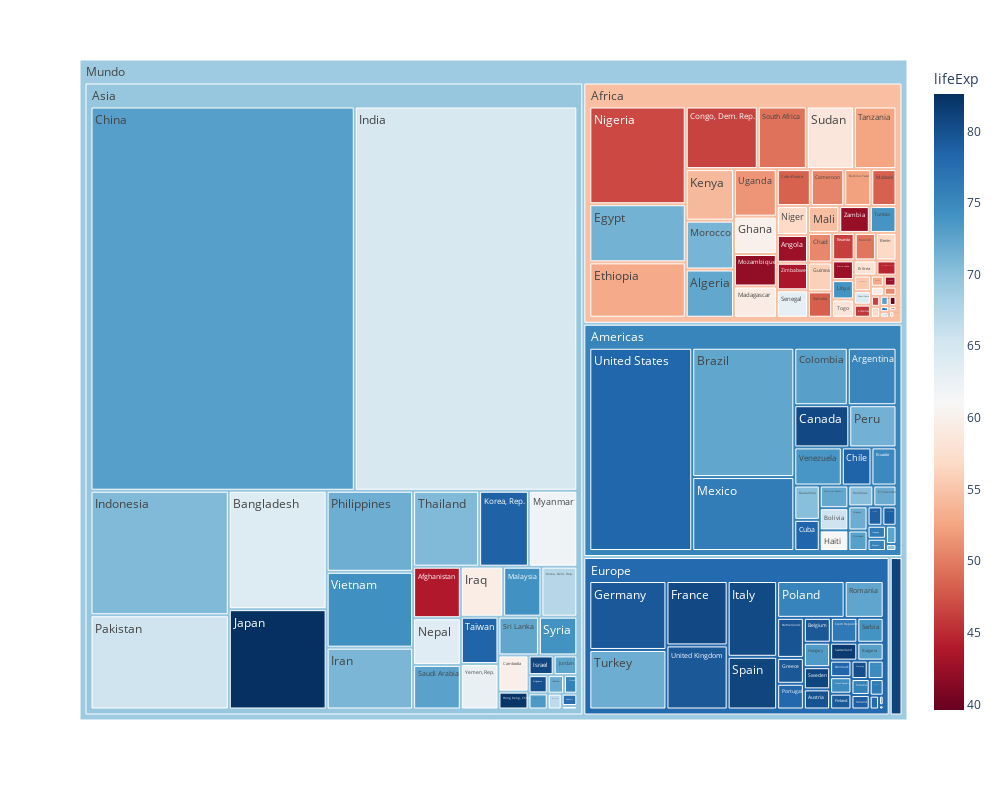

The notebook cell saved with this chart:
### Code cell
fig = px.treemap(
    df,
    path=[px.Constant("Mundo"), "continent", "country"],
    values="pop",
    width=1000,
    height=800,
    color="lifeExp",
    color_continuous_scale="RdBu"
)

fig.show()

### Figure 1 — Plotly figure (JSON) as saved in the notebook; plotly's stock layout.template omitted (floating-point values rounded to 4 significant figures; data arrays with more than 128 entries replaced by an {"elided": "..."} marker saying what was removed)
{"data": [{"branchvalues": "total", "customdata": {"elided": "148x1 float values"}, "domain": {"x": [0, 1], "y": [0, 1]}, "hovertemplate": "labels=%{label}<br>pop=%{value}<br>parent=%{parent}<br>id=%{id}<br>lifeExp=%{color}<extra></extra>", "ids": {"elided": "148 str values"}, "labels": {"elided": "148 str values"}, "level": "Mundo", "marker": {"coloraxis": "coloraxis", "colors": {"elided": "148 float values"}}, "name": "", "parents": {"elided": "148 str values"}, "type": "treemap", "values": {"elided": "148 int values"}}], "layout": {"coloraxis": {"colorbar": {"title": {"text": "lifeExp"}}, "colorscale": [[0, "rgb(103,0,31)"], [0.1, "rgb(178,24,43)"], [0.2, "rgb(214,96,77)"], [0.3, "rgb(244,165,130)"], [0.4, "rgb(253,219,199)"], [0.5, "rgb(247,247,247)"], [0.6, "rgb(209,229,240)"], [0.7, "rgb(146,197,222)"], [0.8, "rgb(67,147,195)"], [0.9, "rgb(33,102,172)"], [1, "rgb(5,48,97)"]]}, "height": 800, "legend": {"tracegroupgap": 0}, "margin": {"t": 60}, "width": 1000}}
